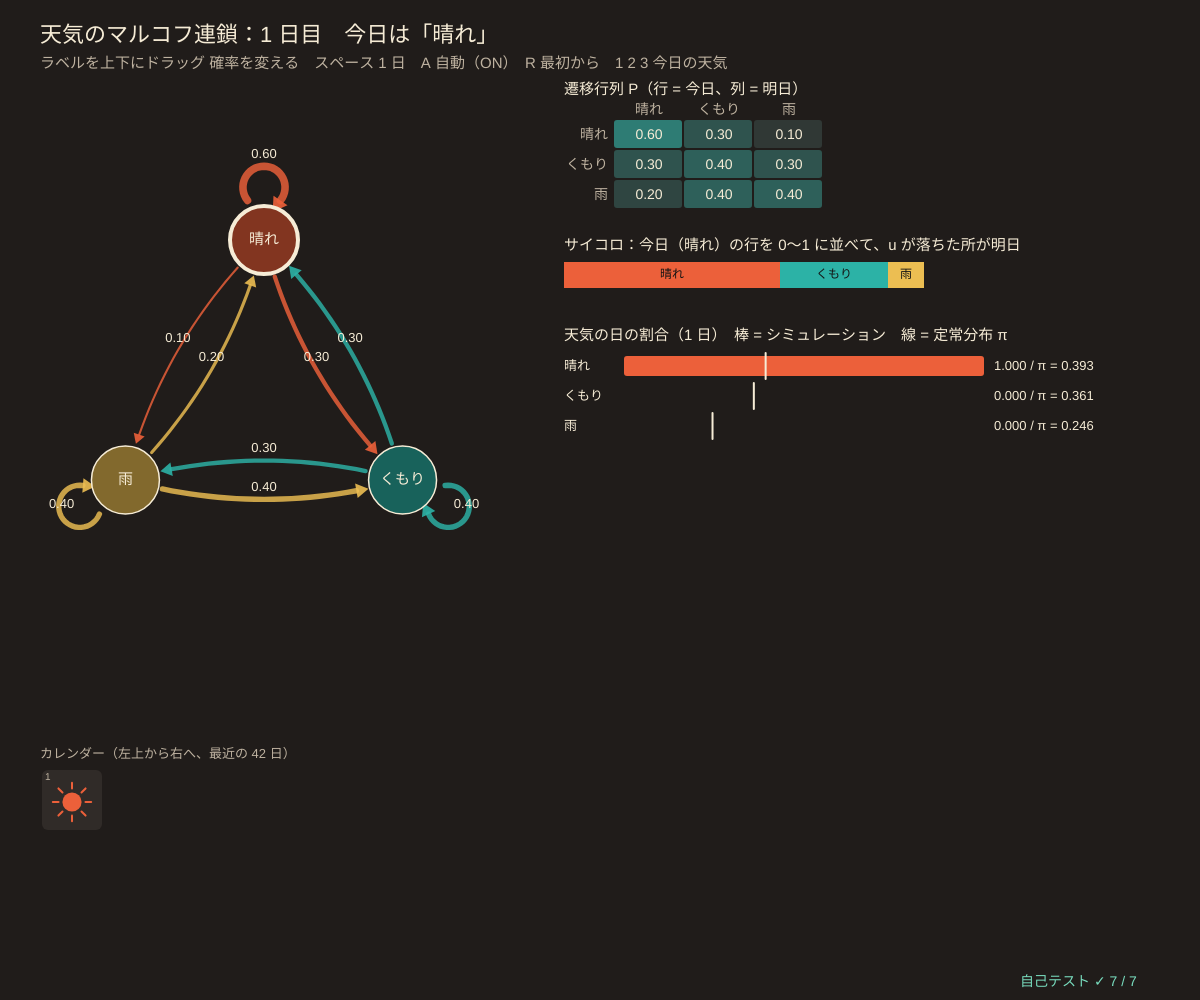
Frame 1 (no input)
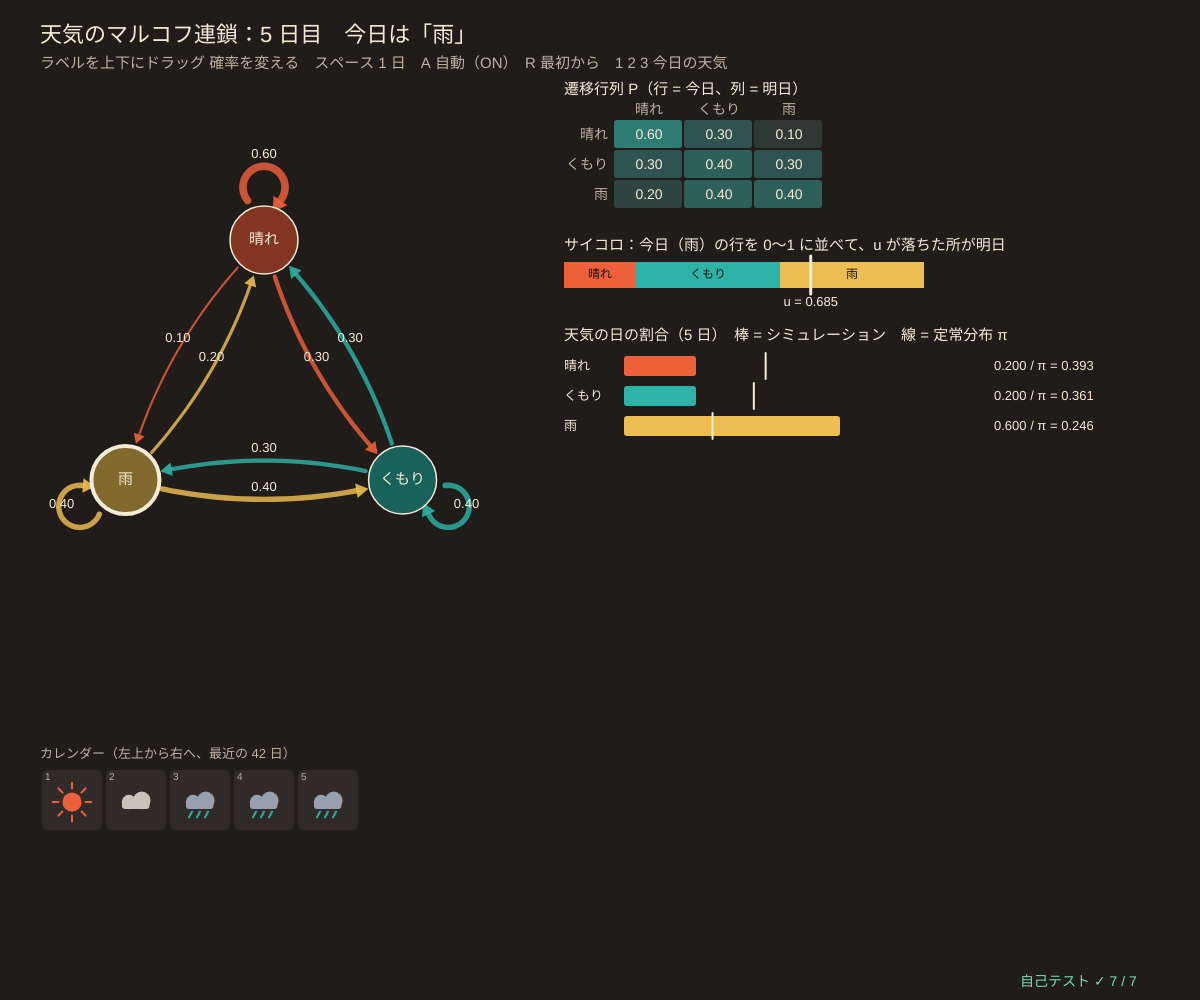
Frame 60 (no input)
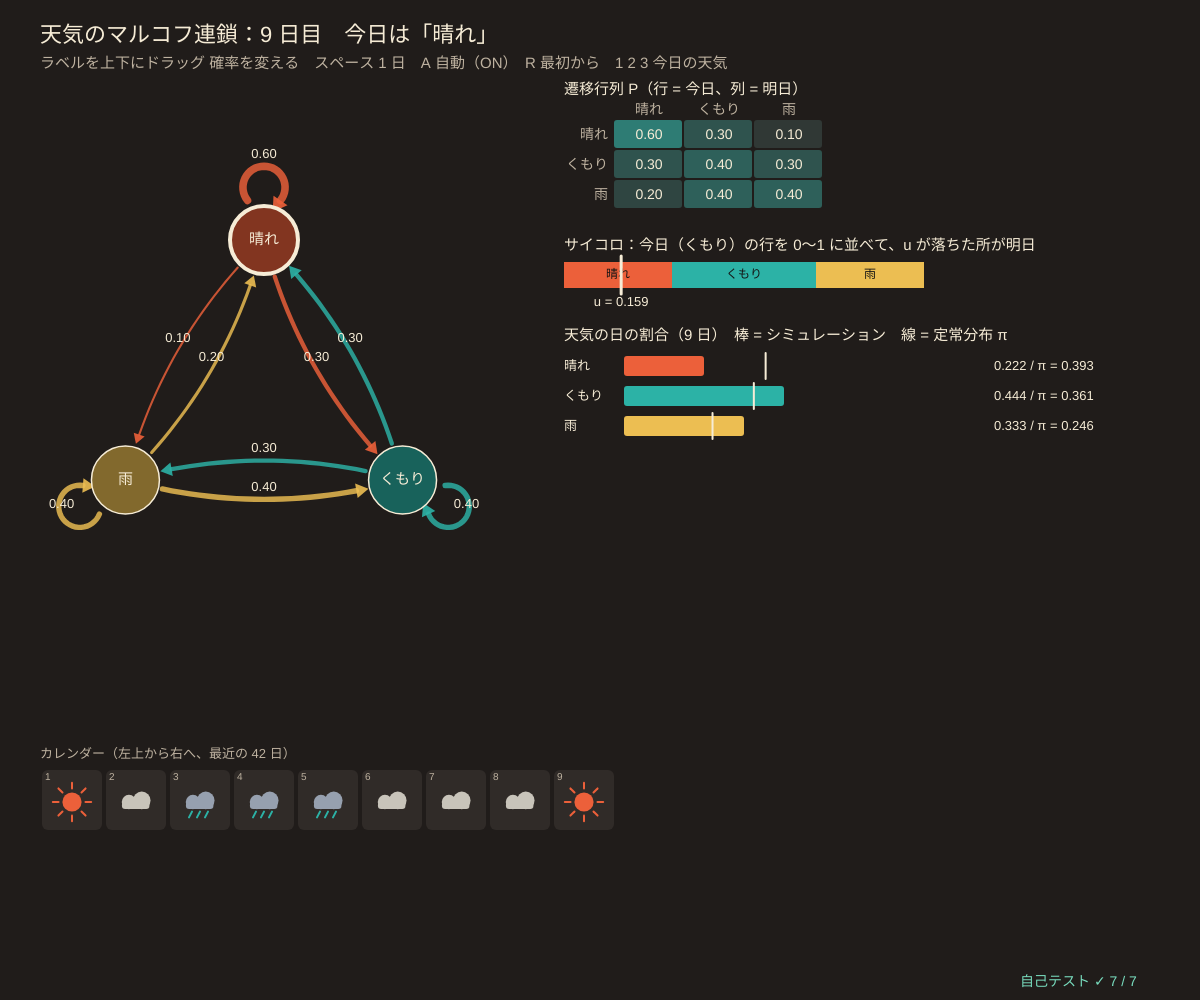
Frame 120 (the mouse pressed at the canvas centre since frame 60)

The p5.js sketch that drew these frames (run headless with seeded random() and noise() and a simulated clock; from frame 60 on, the mouse is pressed at the canvas centre):

// p5.js sketch
// ── sketch.js
// ============================================
// 00 天気のマルコフ連鎖 ─ 「明日の天気は、今日の天気だけで決まる」と考えるモデル
// 晴れ・くもり・雨の 3 つの状態と、矢印の確率（遷移確率）。同じ状態から出る矢印の確率の合計はいつも 1。
// 1 日ごとにサイコロ（0〜1 の乱数 u）を振り、今日の行の区切りのどこに u が落ちたかで明日が決まる。
// 長く続けると、晴れ・くもり・雨の日の割合は、決まった値（定常分布 π、02 で詳しく）に近づく
// 矢印のラベルをドラッグ（上下）で確率を変える / スペース 1 日すすめる / A 自動 / R 最初から / 1 2 3 今日の天気
// ============================================

const NAMES = ['晴れ', 'くもり', '雨'];
let transP = [                           // ★ 遷移行列：transP[今日][明日]（各行の合計 = 1）
  [0.6, 0.3, 0.1],
  [0.3, 0.4, 0.3],
  [0.2, 0.4, 0.4],
];
const SHOW_DAYS = 42;                    // ★ カレンダーに並べる日数（6 週間）
let today = 0, days = [], counts = [0, 0, 0], lastU = -1, auto = true, nodes = [], hits = [], dragEdge = null, dragY = 0, piExact = [];

function setup() {
  createCanvas(windowWidth, windowHeight);
  selfTest();
  seedRng(2024); restart();
}
function restart() { days = [today]; counts = [0, 0, 0]; counts[today] = 1; lastU = -1; piExact = stationaryExact(transP) || [1 / 3, 1 / 3, 1 / 3]; }

// ★ サイコロで明日を決める：u が [0, p0) なら 0、[p0, p0+p1) なら 1、残りは 2
function nextWeather(row, u) { let c = 0; for (let j = 0; j < row.length; j++) { c += row[j]; if (u < c) return j; } return row.length - 1; }
function advanceDay() { lastU = rnd(); today = nextWeather(transP[today], lastU); days.push(today); counts[today]++; if (days.length > 4000) days.shift(); }
// 1 つの確率を v にして、同じ行の残りを「元の比のまま」縮める（行の合計 = 1 を保つ）
function setProb(a, i, j, v) {
  v = clampv(v, 0, 1); let rest = 0; for (let k = 0; k < a.length; k++) if (k !== j) rest += a[i][k];
  for (let k = 0; k < a.length; k++) { if (k === j) continue; a[i][k] = rest > 1e-12 ? (a[i][k] / rest) * (1 - v) : (1 - v) / (a.length - 1); }
  a[i][j] = v;
}

function draw() {
  background(...BG);
  if (auto && frameCount % 15 === 0) advanceDay();
  hudTitle('天気のマルコフ連鎖：' + days.length + ' 日目　今日は「' + NAMES[today] + '」', 'ラベルを上下にドラッグ 確率を変える　スペース 1 日　A 自動（' + (auto ? 'ON' : 'OFF') + '）　R 最初から　1 2 3 今日の天気');

  // ---- 遷移図（矢印の太さ = 確率）
  let gcx = width * 0.22, gcy = height * 0.4, rad = Math.min(width, height) * 0.16;
  nodes = [0, 1, 2].map((k) => [gcx + rad * Math.cos(-Math.PI / 2 + (k * 2 * Math.PI) / 3), gcy + rad * Math.sin(-Math.PI / 2 + (k * 2 * Math.PI) / 3)]);
  hits = drawChainGraph(nodes, transP, 34, STATE_COLS, { names: NAMES, hl: today, nameSize: 15 });
  if (dragEdge) { noFill(); stroke(...MUSTARD); strokeWeight(2); circle(dragEdge.mx, dragEdge.my - 12, 34); }

  // ---- 遷移行列とサイコロ
  let mx = width * 0.47, my = 120;
  noStroke(); fill(...CREAM); textSize(15); textAlign(LEFT, BASELINE); text('遷移行列 P（行 = 今日、列 = 明日）', mx, my - 26);
  drawMatrix(transP, mx + 50, my, 70, 30, NAMES, { ts: 14 });
  let dy = my + 3 * 30 + 40, bw = Math.min(380, width * 0.3);
  fill(...CREAM); textSize(15); textAlign(LEFT, BASELINE); text('サイコロ：今日（' + NAMES[days.length > 1 ? days[days.length - 2] : today] + '）の行を 0〜1 に並べて、u が落ちた所が明日', mx, dy);
  let row = transP[days.length > 1 ? days[days.length - 2] : today], c = 0;
  for (let j = 0; j < 3; j++) { noStroke(); fill(...STATE_COLS[j]); rect(mx + c * bw, dy + 12, row[j] * bw, 26); fill(20); textSize(12); textAlign(CENTER, CENTER); if (row[j] > 0.08) text(NAMES[j], mx + (c + row[j] / 2) * bw, dy + 25); c += row[j]; }
  if (lastU >= 0) { stroke(...CREAM); strokeWeight(3); line(mx + lastU * bw, dy + 6, mx + lastU * bw, dy + 44); noStroke(); fill(...CREAM); textSize(13); textAlign(CENTER, TOP); text('u = ' + fmtN(lastU, 3), mx + lastU * bw, dy + 46); }

  // ---- 割合：シミュレーション と 定常分布
  let ty = dy + 90, tot = sumOf(counts);
  fill(...CREAM); textSize(15); textAlign(LEFT, BASELINE); text('天気の日の割合（' + tot + ' 日）　棒 = シミュレーション　線 = 定常分布 π', mx, ty);
  for (let k = 0; k < 3; k++) {
    let y = ty + 16 + k * 30, f = counts[k] / Math.max(1, tot);
    noStroke(); fill(...STATE_COLS[k]); rect(mx + 60, y, f * bw, 20, 3);
    stroke(...CREAM); strokeWeight(2); line(mx + 60 + piExact[k] * bw, y - 3, mx + 60 + piExact[k] * bw, y + 23);
    noStroke(); fill(...CREAM); textSize(13); textAlign(LEFT, CENTER); text(NAMES[k], mx, y + 10);
    text(fmtN(f, 3) + ' / π = ' + fmtN(piExact[k], 3), mx + 70 + bw, y + 10);
  }

  // ---- カレンダー（最近の 6 週間）
  let cs = Math.min(64, (width - 80) / 14), cx0 = 40, cy0 = height - cs * 3 - 40, start = Math.max(0, days.length - SHOW_DAYS);
  fill(...SUB); textSize(13); textAlign(LEFT, BASELINE); text('カレンダー（左上から右へ、最近の ' + SHOW_DAYS + ' 日）', cx0, cy0 - 10);
  for (let k = start; k < days.length; k++) {
    let p = k - start, x = cx0 + (p % 14) * cs, y = cy0 + Math.floor(p / 14) * cs;
    noStroke(); fill(48, 43, 40); rect(x + 2, y + 2, cs - 4, cs - 4, 6);
    weatherIcon(days[k], x + cs / 2, y + cs / 2 + 2, cs * 0.5);
    noStroke(); fill(...SUB); textSize(10); textAlign(LEFT, TOP); text(k + 1, x + 5, y + 4);
  }
  drawSelfTest(width - 180, height - 14);
}

function weatherIcon(w, x, y, s) {       // 晴れ = 太陽、くもり = 雲、雨 = 雲としずく
  if (w === 0) { stroke(...DICE); strokeWeight(2); for (let k = 0; k < 8; k++) { let t = (k * Math.PI) / 4; line(x + Math.cos(t) * s * 0.42, y + Math.sin(t) * s * 0.42, x + Math.cos(t) * s * 0.6, y + Math.sin(t) * s * 0.6); } noStroke(); fill(...DICE); circle(x, y, s * 0.6); return; }
  noStroke(); fill(w === 1 ? color(200, 196, 186) : color(150, 160, 175));
  circle(x - s * 0.22, y, s * 0.45); circle(x + s * 0.18, y - s * 0.05, s * 0.55); rect(x - s * 0.44, y, s * 0.86, s * 0.22, s * 0.1);
  if (w === 2) { stroke(...TEAL); strokeWeight(2); for (let k = -1; k <= 1; k++) line(x + k * s * 0.25, y + s * 0.3, x + k * s * 0.25 - 3, y + s * 0.48); }
}

function mousePressed() {
  dragEdge = null; let best = 26;
  for (let h of hits) { let d = Math.hypot(mouseX - h.mx, mouseY - (h.my - 12)); if (d < best) { best = d; dragEdge = h; } }
  dragY = mouseY;
}
function mouseDragged() {
  if (!dragEdge) return;
  setProb(transP, dragEdge.i, dragEdge.j, Math.round((transP[dragEdge.i][dragEdge.j] + (dragY - mouseY) / 250) * 100) / 100);
  dragY = mouseY; piExact = stationaryExact(transP) || piExact;
}
function mouseReleased() { if (dragEdge) { transP = fixRows(transP); piExact = stationaryExact(transP) || piExact; } dragEdge = null; }
function keyPressed() {
  if (key === ' ') advanceDay();
  if (key === 'a' || key === 'A') auto = !auto;
  if (key === 'r' || key === 'R') restart();
  if (key === '1' || key === '2' || key === '3') { today = Number(key) - 1; restart(); }
  return false;
}

// ============================================
// やってみよう
// 1. 雨 → 雨 の確率を 0.9 にすると、カレンダーに「梅雨」のような長い雨の続きが現れる。割合はどう変わる？
// 2. 晴れ → 晴れ = 1 にすると、一度晴れたらずっと晴れ（吸収状態、04・05 で詳しく）
// 3. 1 2 3 でちがう天気から始めても、長く続けると割合は同じ π に近づく？
// 4. draw() の frameCount % 15 を % 1 にすると 1 秒に 60 日。割合が π に近づく速さを見よう
// ============================================

// ---- 自己テスト
function selfTest() {
  selfTestResults = [];
  let pt = [[0.6, 0.3, 0.1], [0.3, 0.4, 0.3], [0.2, 0.4, 0.4]];
  check('遷移行列の各行の合計 = 1', rowSumErr(pt) < 1e-12);
  let pe = stationaryExact(pt), pw = stationaryPower(pt, 1e-14).pi;
  check('定常分布：連立方程式 = べき乗法（' + pe.map((v) => fmtN(v, 4)).join(', ') + '）', maxAbsDiff(pe, pw) < 1e-10);
  check('π P = π、Σ π = 1', maxAbsDiff(vecMat(pe, pt), pe) < 1e-12 && near(sumOf(pe), 1, 1e-12));
  // 手計算：π = (24, 22, 15) / 61 … (π0 = 0.6π0 + 0.3π1 + 0.2π2 などを解く)
  check('定常分布 = (24, 22, 15) / 61（手計算）', maxAbsDiff(pe, [24 / 61, 22 / 61, 15 / 61]) < 1e-12);
  seedRng(7); let w = 0, cnt = [0, 0, 0], nD = 200000;
  for (let t = 0; t < nD; t++) { w = nextWeather(pt[w], rnd()); cnt[w]++; }
  check('20 万日のシミュレーションの割合 ≈ π（ずれ < 0.01）', maxAbsDiff(cnt.map((c) => c / nD), pe) < 0.01);
  let pc = copyMat(pt); setProb(pc, 0, 2, 0.5);
  check('確率を変えても行の合計 = 1（0.6 : 0.3 の比 → 0.333 : 0.167）', rowSumErr(pc) < 1e-12 && near(pc[0][0], 1 / 3, 1e-12) && near(pc[0][1], 1 / 6, 1e-12));
  setProb(pc, 1, 1, 1); setProb(pc, 1, 0, 0.4);
  check('残りが 0 の行でも NaN にならず合計 = 1', noNaN(pc) && rowSumErr(pc) < 1e-12);
  reportSelfTest();
}

// ==================================================
// ここから下は「マルコフ連鎖の道具」（中身は読まなくても OK。消さないでね）
// ==================================================
// ---- 色と小さな道具
const BG = [32, 28, 26];                // 背景（あたたかい炭色）
const CREAM = [246, 236, 214], DICE = [236, 96, 58], TEAL = [44, 178, 166], MUSTARD = [236, 190, 82], PLUM = [190, 130, 200], SUB = [190, 178, 160];
const STATE_COLS = [[236, 96, 58], [44, 178, 166], [236, 190, 82], [190, 130, 200], [120, 190, 240], [150, 210, 110], [240, 140, 170], [200, 170, 130]];
function clampv(v, a, b) { return v < a ? a : v > b ? b : v !== v ? a : v; }     // NaN なら a に戻す
function sumOf(a) { let s = 0; for (let v of a) s += v; return s; }
function meanOf(a) { return a.length ? sumOf(a) / a.length : 0; }
function sampleFrom(p) { let u = rnd() * sumOf(p), c = 0; for (let i = 0; i < p.length; i++) { c += p[i]; if (u < c) return i; } return p.length - 1; }   // 確率 p[i] で i を返す
function fmtN(v, d) { if (typeof v !== 'number' || v !== v) return '?'; if (!isFinite(v)) return '∞'; let s = v.toFixed(d === undefined ? 2 : d); return /^-0\.?0*$/.test(s) ? s.slice(1) : s; }
function hudTitle(t, sub) {            // 左上の見出しと操作の説明
  noStroke(); fill(...CREAM); textSize(22); textAlign(LEFT, BASELINE); text(t, 40, 42);
  fill(...SUB); textSize(15); text(sub, 40, 68);
}
// ---- 種つきの乱数（同じ種なら毎回同じ列 → 実験をくり返せる）
let rngState = 1;
function seedRng(s) { rngState = (s >>> 0) || 1; }
function rnd() {                       // 0〜1 の一様乱数（mulberry32）
  rngState = (rngState + 0x6d2b79f5) >>> 0;
  let t = rngState;
  t = Math.imul(t ^ (t >>> 15), t | 1);
  t ^= t + Math.imul(t ^ (t >>> 7), t | 61);
  return ((t ^ (t >>> 14)) >>> 0) / 4294967296;
}
function rndInt(a, b) { return a + Math.floor(rnd() * (b - a + 1)); }
function randn() { let u = 1 - rnd(), v = rnd(); return Math.sqrt(-2 * Math.log(u)) * Math.cos(2 * Math.PI * v); }   // 標準正規分布
// ---- 行列の道具（行列 = 配列の配列。遷移行列 transP[i][j] = i の次に j へ行く確率、行の和 = 1）
function zerosMat(n, m) { let a = []; for (let i = 0; i < n; i++) a.push(new Array(m === undefined ? n : m).fill(0)); return a; }
function eyeMat(n) { let a = zerosMat(n); for (let i = 0; i < n; i++) a[i][i] = 1; return a; }
function copyMat(a) { return a.map((r) => r.slice()); }
function matMul(a, b) {                // 行列の積 (a b)[i][j] = Σ_k a[i][k] b[k][j]
  let n = a.length, m = b[0].length, kk = b.length, c = zerosMat(n, m);
  for (let i = 0; i < n; i++) for (let k = 0; k < kk; k++) { let v = a[i][k]; if (v !== 0) for (let j = 0; j < m; j++) c[i][j] += v * b[k][j]; }
  return c;
}
function vecMat(v, a) {                // 横ベクトル × 行列：次の時刻の分布 = いまの分布 × P
  let out = new Array(a[0].length).fill(0);
  for (let i = 0; i < v.length; i++) if (v[i] !== 0) for (let j = 0; j < out.length; j++) out[j] += v[i] * a[i][j];
  return out;
}
function matPow(a, k) { let r = eyeMat(a.length); for (let t = 0; t < k; t++) r = matMul(r, a); return r; }   // P^k（k 回かけるだけ）
function maxAbsDiff(a, b) {            // 2 つの行列（またはベクトル）のいちばん大きなずれ
  let d = 0;
  for (let i = 0; i < a.length; i++) { if (Array.isArray(a[i])) d = Math.max(d, maxAbsDiff(a[i], b[i])); else d = Math.max(d, Math.abs(a[i] - b[i])); }
  return d;
}
function rowSumErr(a, target) { let d = 0; for (let r of a) d = Math.max(d, Math.abs(sumOf(r) - (target === undefined ? 1 : target))); return d; }
function fixRows(a) {                  // 行の和を 1 に。全部 0 の行は「その場にとどまる」にする（NaN を出さない）
  return a.map((r, i) => { let s = sumOf(r); if (!(s > 1e-12)) { let z = r.map(() => 0); z[i] = 1; return z; } return r.map((v) => v / s); });
}
function solveLinear(a, b) {           // ガウスの消去法（部分ピボット）で a x = b。解けなければ null
  let n = a.length, m = a.map((r, i) => r.concat([b[i]]));
  for (let c = 0; c < n; c++) {
    let p = c; for (let r = c + 1; r < n; r++) if (Math.abs(m[r][c]) > Math.abs(m[p][c])) p = r;
    if (Math.abs(m[p][c]) < 1e-13) return null;
    [m[c], m[p]] = [m[p], m[c]];
    for (let r = 0; r < n; r++) { if (r === c) continue; let f = m[r][c] / m[c][c]; if (f !== 0) for (let k = c; k <= n; k++) m[r][k] -= f * m[c][k]; }
  }
  return m.map((r, i) => r[n] / r[i]);
}
function matInv(a) {                   // 逆行列（ガウス-ジョルダン）。逆がなければ null
  let n = a.length, cols = [];
  for (let j = 0; j < n; j++) { let e = new Array(n).fill(0); e[j] = 1; let x = solveLinear(a, e); if (!x) return null; cols.push(x); }
  return a.map((_, i) => cols.map((c) => c[i]));
}
// 定常分布：π P = π と Σ π = 1 を連立方程式として解く（(P^T − I) π = 0 の最後の式を Σ π = 1 に置きかえる）
function stationaryExact(a) {
  let n = a.length, m = zerosMat(n), b = new Array(n).fill(0);
  for (let i = 0; i < n; i++) for (let j = 0; j < n; j++) m[i][j] = a[j][i] - (i === j ? 1 : 0);
  for (let j = 0; j < n; j++) m[n - 1][j] = 1; b[n - 1] = 1;
  return solveLinear(m, b);
}
function stationaryPower(a, tol, maxIt, start) {   // べき乗法：π ← π P を変化が tol 未満になるまで
  let n = a.length, v = start ? start.slice() : new Array(n).fill(1 / n), its = 0, d = Infinity;
  while (d > (tol || 1e-13) && its < (maxIt || 100000)) { let w = vecMat(v, a); d = maxAbsDiff(w, v); v = w; its++; }
  return { pi: v, its };
}
function tvDist(p, q) { let s = 0; for (let i = 0; i < p.length; i++) s += Math.abs(p[i] - q[i]); return s / 2; }   // 全変動距離
function entropyRate(a, pi) {          // エントロピー率 H = −Σ_i π_i Σ_j P_ij log₂ P_ij（1 歩あたりの情報量、ビット）
  let h = 0;
  for (let i = 0; i < a.length; i++) for (let v of a[i]) if (v > 0) h -= pi[i] * v * Math.log2(v);
  return h;
}
// ---- 遷移図を描く道具：矢印の太さ = 確率
function bezPts(ax, ay, bx, by, bend, r) {          // 少しふくらんだ曲線の点（両はしの円 r の中は除く）
  let mx = (ax + bx) / 2, my = (ay + by) / 2, dx = bx - ax, dy = by - ay, L = Math.hypot(dx, dy) || 1;
  let cx = mx - (dy / L) * bend * L, cy = my + (dx / L) * bend * L, pts = [];
  for (let k = 0; k <= 30; k++) {
    let t = k / 30, x = (1 - t) * (1 - t) * ax + 2 * t * (1 - t) * cx + t * t * bx, y = (1 - t) * (1 - t) * ay + 2 * t * (1 - t) * cy + t * t * by;
    if (Math.hypot(x - ax, y - ay) > r + 2 && Math.hypot(x - bx, y - by) > r + 6) pts.push([x, y]);
  }
  return pts;
}
function arrowHeadAt(pts, sz) {       // 折れ線の最後に三角の矢じり
  if (pts.length < 2) return;
  let [x1, y1] = pts[pts.length - 2], [x2, y2] = pts[pts.length - 1], L = Math.hypot(x2 - x1, y2 - y1) || 1, ux = (x2 - x1) / L, uy = (y2 - y1) / L;
  triangle(x2 + ux * sz, y2 + uy * sz, x2 - uy * sz * 0.6, y2 + ux * sz * 0.6, x2 + uy * sz * 0.6, y2 - ux * sz * 0.6);
}
// nodes = [[x, y], …]、a = 遷移行列。戻り値：矢印ごとの { i, j, mx, my }（ラベルやクリック判定用）
function drawChainGraph(nodes, a, r, cols, opts) {
  opts = opts || {};
  let cx = meanOf(nodes.map((p) => p[0])), cy = meanOf(nodes.map((p) => p[1])), hits = [];
  for (let i = 0; i < nodes.length; i++) for (let j = 0; j < nodes.length; j++) {
    let p = a[i][j]; if (!(p > 1e-9)) continue;
    let col = cols[i % cols.length], w = 1 + 11 * p, pts;
    if (i === j) {                     // 自分に戻る矢印：外側に小さな輪
      let ox = nodes[i][0] - cx, oy = nodes[i][1] - cy, L = Math.hypot(ox, oy) || 1, ux = ox / L, uy = L > 1 ? oy / L : -1;
      if (L <= 1) ux = 0;
      let lx = nodes[i][0] + ux * r * 1.55, ly = nodes[i][1] + uy * r * 1.55, rr = r * 0.62, base = Math.atan2(-uy, -ux);
      pts = []; for (let k = 0; k <= 32; k++) { let t = base + 0.9 + (k / 32) * (2 * Math.PI - 1.8); pts.push([lx + rr * Math.cos(t), ly + rr * Math.sin(t)]); }
      hits.push({ i, j, mx: lx + ux * rr, my: ly + uy * rr });
    } else {
      pts = bezPts(nodes[i][0], nodes[i][1], nodes[j][0], nodes[j][1], 0.14, r);
      if (pts.length) hits.push({ i, j, mx: pts[pts.length >> 1][0], my: pts[pts.length >> 1][1] });
    }
    stroke(col[0], col[1], col[2], opts.alphaEdge || 210); strokeWeight(w); noFill(); polyline(pts);
    noStroke(); fill(col[0], col[1], col[2], opts.alphaEdge || 230); arrowHeadAt(pts, 8 + w * 0.8);
    if (opts.labels !== false && pts.length) {
      let h = hits[hits.length - 1]; fill(...CREAM); textSize(13); textAlign(CENTER, CENTER); text(fmtN(p, 2), h.mx, h.my - 12);
    }
  }
  for (let i = 0; i < nodes.length; i++) {
    let col = cols[i % cols.length]; stroke(...CREAM); strokeWeight(opts.hl === i ? 4 : 1.5); fill(col[0] * 0.55, col[1] * 0.55, col[2] * 0.55);
    circle(nodes[i][0], nodes[i][1], 2 * r);
    noStroke(); fill(...CREAM); textAlign(CENTER, CENTER); textSize(opts.nameSize || 18); text(opts.names ? opts.names[i] : String(i), nodes[i][0], nodes[i][1]);
  }
  return hits;
}
function drawMatrix(a, x, y, cw, ch, names, opts) {   // 行列を色つきの表で（濃い = 大きい）
  opts = opts || {}; let d = opts.digits === undefined ? 2 : opts.digits, n = a.length, m = a[0].length, hi = opts.hi || 1;
  textAlign(CENTER, CENTER); textSize(opts.ts || 13);
  for (let i = 0; i < n; i++) for (let j = 0; j < m; j++) {
    let v = a[i][j], t = clampv(Math.abs(v) / hi, 0, 1); noStroke();
    fill(48 + t * (TEAL[0] - 48), 42 + t * (TEAL[1] - 42), 40 + t * (TEAL[2] - 40)); rect(x + j * cw, y + i * ch, cw - 2, ch - 2, 3);
    fill(...CREAM); text(fmtN(v, d), x + j * cw + cw / 2, y + i * ch + ch / 2);
  }
  if (names) { fill(...SUB); for (let i = 0; i < n; i++) { textAlign(RIGHT, CENTER); text(names[i], x - 6, y + i * ch + ch / 2); } for (let j = 0; j < m; j++) { textAlign(CENTER, BOTTOM); text(names[j], x + j * cw + cw / 2, y - 3); } }
}
// ---- グラフの道具：g = { x, y, w, h, x0, x1, y0, y1 }
function gX(g, v) { return g.x + clampv((v - g.x0) / (g.x1 - g.x0), -0.02, 1.02) * g.w; }
function gY(g, v) { return g.y + g.h - clampv((v - g.y0) / (g.y1 - g.y0), -0.02, 1.02) * g.h; }
function plotAxes(g, xl, yl, xt, yt) {
  stroke(84, 76, 70); strokeWeight(1); noFill(); rect(g.x, g.y, g.w, g.h);
  noStroke(); fill(...SUB); textSize(12); textAlign(CENTER, TOP);
  for (let v of xt) text(+v.toPrecision(3), gX(g, v), g.y + g.h + 4);
  textAlign(RIGHT, CENTER);
  for (let v of yt) text(+v.toPrecision(3), g.x - 5, gY(g, v));
  textAlign(LEFT, BASELINE); fill(...CREAM); textSize(13);
  text(xl, g.x + g.w - textWidth(xl), g.y + g.h + 30); text(yl, g.x, g.y - 8);
}
function polyline(pts) {               // 点が 2 つ以上あるときだけ折れ線を描く（空の beginShape を作らない）
  if (pts.length < 2) return;
  noFill(); beginShape(); for (let p of pts) vertex(p[0], p[1]); endShape();
}
function drawCurve(g, arr, col, sw, xOff) {   // arr[i] を x = i (+ xOff) に。長いときは間引いて 600 点まで
  let n = arr.length, stride = Math.max(1, Math.ceil(n / 600)), pts = [];
  for (let i = 0; i < n; i += stride) pts.push([gX(g, i + (xOff || 0)), gY(g, arr[i])]);
  if (n > 1 && (n - 1) % stride) pts.push([gX(g, n - 1 + (xOff || 0)), gY(g, arr[n - 1])]);
  stroke(...col); strokeWeight(sw || 2); polyline(pts);
}
function legend(x, y, items) {         // items = [[色, 名前], …]
  textSize(13); textAlign(LEFT, CENTER);
  for (let [c, s] of items) { noStroke(); fill(...c); rect(x, y - 5, 16, 10); fill(...CREAM); text(s, x + 22, y); y += 20; }
}
function drawBars(x, y, w, h, vals, cols, top, names) {   // 棒グラフ（top = 縦軸の上限）
  let n = vals.length, bw = w / n;
  stroke(84, 76, 70); strokeWeight(1); line(x, y + h, x + w, y + h); noStroke();
  for (let i = 0; i < n; i++) {
    let c = cols[i % cols.length], hh = clampv(vals[i] / (top || 1), 0, 1) * h; fill(...c); rect(x + i * bw + bw * 0.12, y + h - hh, bw * 0.76, hh, 3);
    if (names) { fill(...SUB); textSize(12); textAlign(CENTER, TOP); text(names[i], x + i * bw + bw / 2, y + h + 4); }
  }
}
// ---- 自己テストの道具
let selfTestResults = [];
function check(name, cond) { selfTestResults.push({ name, ok: !!cond }); }
function near(a, b, tol) { return a !== null && a !== undefined && isFinite(a) && Math.abs(a - b) <= (tol === undefined ? 1e-9 : tol); }
function noNaN(v) { return Array.isArray(v) || ArrayBuffer.isView(v) ? Array.from(v).every(noNaN) : !(typeof v === 'number' && !isFinite(v)); }
function reportSelfTest() { for (let r of selfTestResults) (r.ok ? console.log : console.error)((r.ok ? '✓ ' : '✗ ') + r.name); }
function selfTestLine() { let n = selfTestResults.filter((r) => r.ok).length; return '自己テスト ' + (n === selfTestResults.length ? '✓ ' : '✗ ') + n + ' / ' + selfTestResults.length; }
function drawSelfTest(x, y) { noStroke(); fill(selfTestResults.every((r) => r.ok) ? color(120, 220, 190) : color(255, 90, 90)); textSize(14); textAlign(LEFT, BASELINE); text(selfTestLine(), x, y); }
